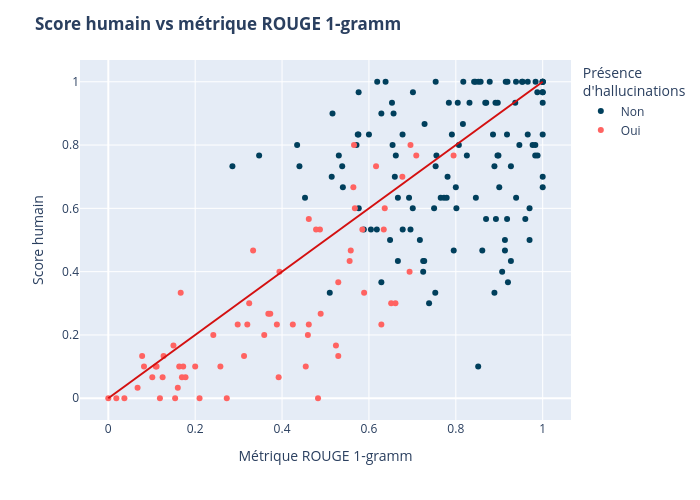

The code cell stored with this chart in its notebook:
### Code cell
# Coloration avec hallucinations - version linéaire
fig = px.scatter(
    df, x="1gramm", y="score_humain", 
    color="pres_hallu", color_discrete_sequence=["#ff6361", "#003f5c"]
)
fig.add_shape(       # Ajout de la ligne x = y pour référence
    type="line", x0=0, x1=1, y0=0, y1=1, xref="x", yref="y",
    line=dict(color="#d41010")
)
fig.update_layout(
    title={"text": "<b>Score humain vs métrique ROUGE 1-gramm</b>"},
    xaxis_title="Métrique ROUGE 1-gramm", yaxis_title="Score humain", 
    legend_title="Présence <br>d'hallucinations",
    width=700, height=500
)
fig.update_traces(
    hovertemplate =
        "Métrique ROUGE 1-gramm = %{x}<br>" \
        "Score humain = %{y}<extra></extra>"
)
fig.show()
